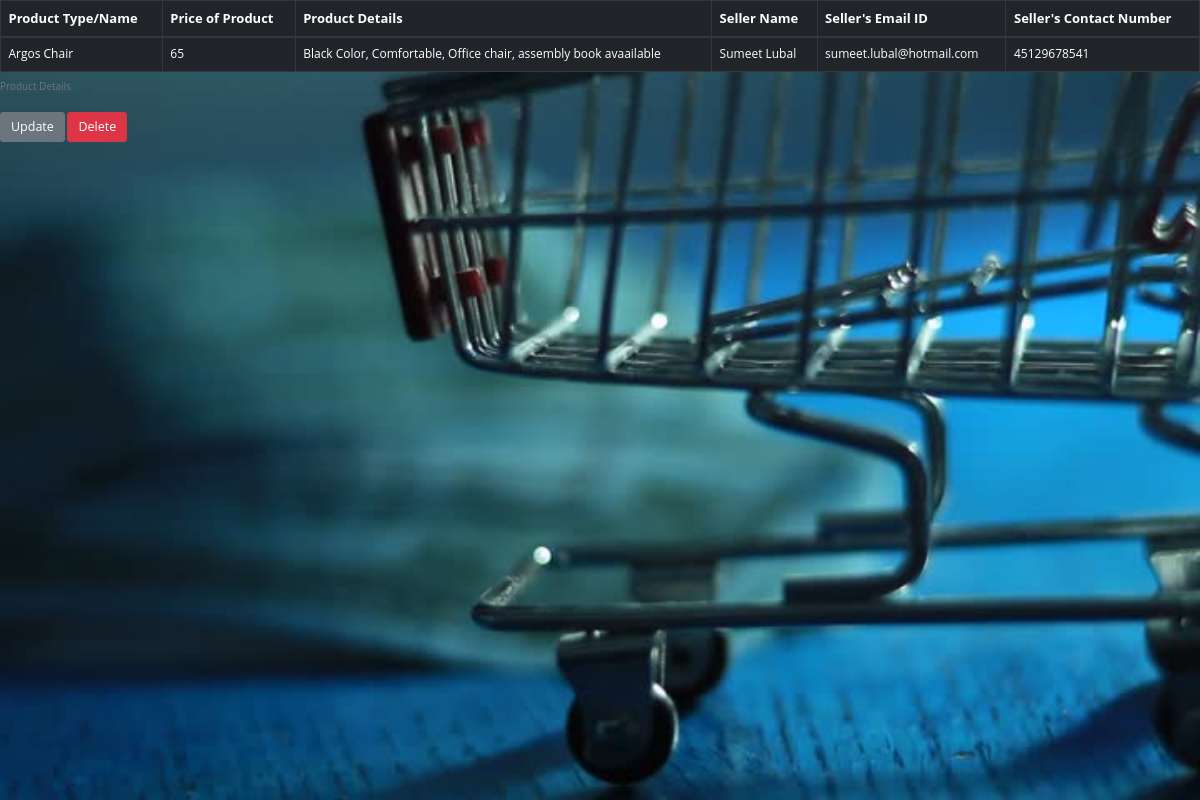
Page /show_all/4 on the earlier database version.
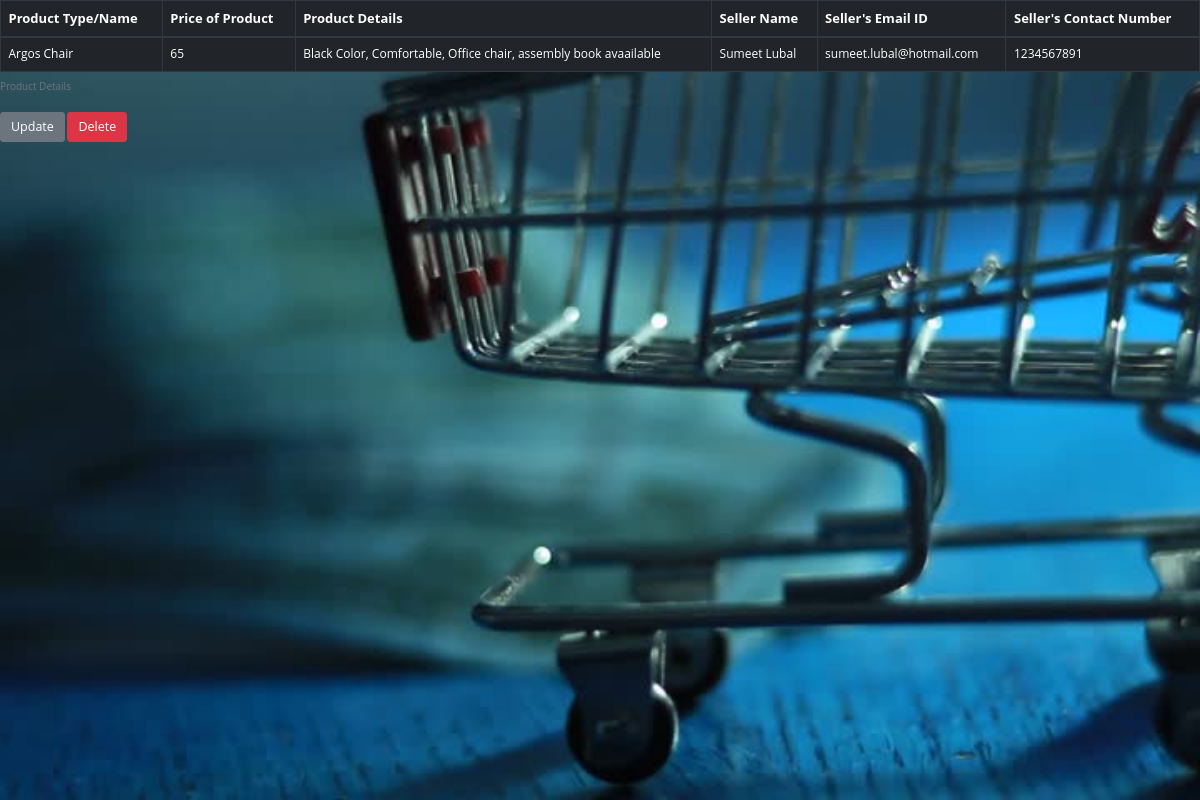
Same page on the later database version.
### login.py (models this page shows)
class Product(db.Model):
    id= db.Column(db.Integer, primary_key=True)
    Product_name = db.Column(db.String(20),nullable=False)
    Product_price = db.Column(db.Integer, nullable= False)
    Prod_spec = db.Column(db.Text, nullable=False)
    seller_name = db.Column(db.String(20), nullable =False)
    User_email = db.Column(db.String(120),  nullable=False)
    contact_num= db.Column(db.Integer, nullable=False)
    person_id = db.Column(db.Integer, db.ForeignKey('add_user.id'))

### login.py (the view)
@app.route("/show_all/<int:Product_id>")
def idv_prod(Product_id):
    product = Product.query.get_or_404(Product_id)
    return render_template('prod.html', product = product)

### templates/prod.html (shortened to what this page needs)
<!DOCTYPE html>
<html lang="en">
<head>
    <link rel="stylesheet" type="text/css" href="{{ url_for('static',filename ='style.css') }}">
    <link rel="stylesheet" href="https://maxcdn.bootstrapcdn.com/bootstrap/4.0.0/css/bootstrap.min.css"
>
</head>
<body>
    <div class="cont">
        <tbody>
            <table class="table table-bordered table-dark">
                <caption>Product Details</caption>
                <thead class="thead-dark">
                    <tr>
                        <th id="prod_name">Product Type/Name</th>
                        <th id="prod_price">Price of Product</th>
                        <th id="prod_spec">Product Details</th>
                        <th id="seller_name">Seller Name</th>
                        <th id="seller_emailID">Seller's Email ID</th>
                        <th id="seller_contactNum">Seller's Contact Number</th>
                    </tr>
                </thead>
                <tr>
                    <td>{{ product.Product_name}}</td>
                    <td>{{ product.Product_price}}</td>
                    <td>{{ product.Prod_spec}}</td>
                    <td>{{ product.seller_name}}</td>
                    <td>{{ product.User_email }}</td>
                    <td>{{ product.contact_num }}</td>
                </tr>
        </tbody>
        <div>
        <a class="btn btn-secondary  btn-lg" href="{{ url_for('update_prod', Product_id= product.id) }}">Update</a>
            <a class="btn btn-danger btn-lg " href="{{ url_for('delete_prod', Product_id= product.id) }}"
                onclick="myFunction()">Delete</a>
        </div>
    </div>
</body>
</html>

Differences in the rows shown:
changed Product "Argos Chair": contact_num "45129678541" → "1234567891"
